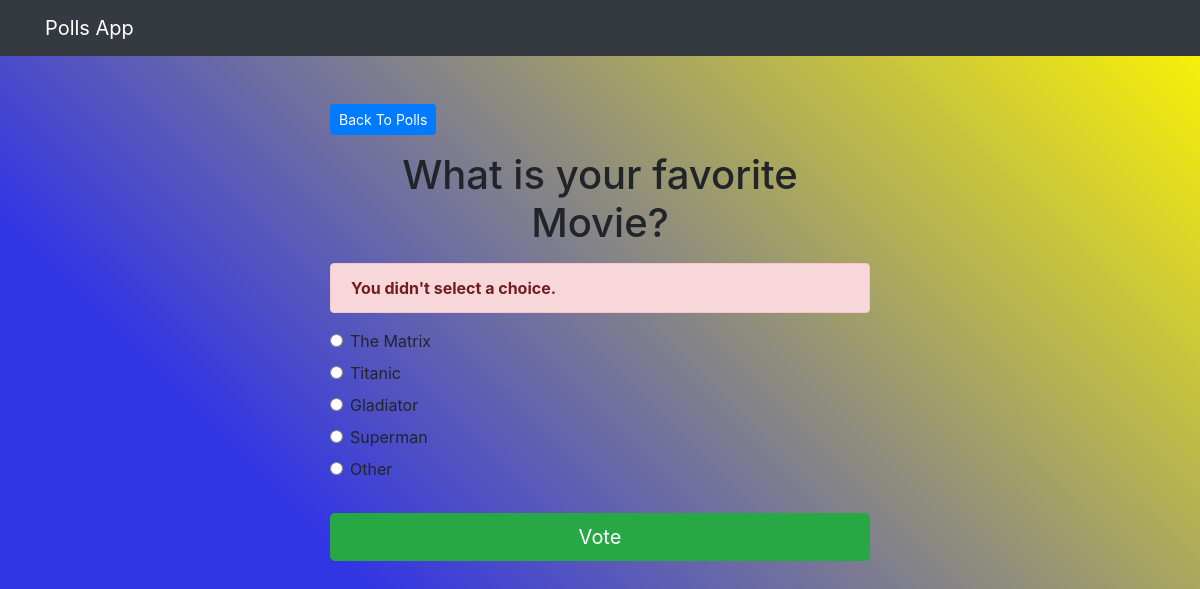
The page /polls1/vote/ on the database its author committed.
### polls/models.py (models this page shows, shortened)
class Question(models.Model):
    question_text = models.CharField(max_length=200)
    pub_date = models.DateTimeField('date published')

class Choice(models.Model):
    question = models.ForeignKey(Question, on_delete=models.CASCADE)
    choice_text = models.CharField(max_length=200)
    votes = models.IntegerField(default=0)

### polls/views.py (the view)
# urls.py: path('<int:question_id>/vote/', views.vote, name='vote')
def vote(request, question_id):
    question = get_object_or_404(Question, pk=question_id)
    try:
        selected_choice = question.choice_set.get(pk=request.POST['choice'])
    except (KeyError, Choice.DoesNotExist):
        return render(request, 'polls/detail.html', {
            'question': question,
            'error_message': "You didn't select a choice.",
        })
    else:
        selected_choice.votes += 1
        selected_choice.save()
        return HttpResponseRedirect(reverse('polls:results', args=(question.id,)))

### templates/polls/detail.html (shortened to what this page needs)
  {% extends 'base.html' %}
  {% block content %}
  <a class="btn btn-primary btn-sm mb-3" href="{% url 'polls:index' %}">Back To Polls</a>
  <h1 class="text-center mb-3">{{ question.question_text }}</h1>
  {% if error_message %}
  <p class="alert alert-danger">
      <strong>{{ error_message }}</strong>
  </p>
  {% endif %}
  <form action="{% url 'polls:vote' question.id %}" method="post">
      {% for choice in question.choice_set.all %}
      <div class="form-check">
          <input type="radio" name="choice" class="form-check-input" id="choice{{ forloop.counter }}"
              value="{{ choice.id }}" />
          <label for="choice{{ forloop.counter }}">{{ choice.choice_text }}</label>
      </div>
      {% endfor %}
      <input type="submit" value="Vote" class="btn btn-success btn-lg btn-block mt-4"/>
  </form>
  {% endblock %}

### static/css/base.css (style rules this page uses)
body { background-image: linear-gradient(45deg, #3235e4 29%, #fff800); height: 100vh; }

### rows shown on the page
Question: question_text "What is your favorite Movie?"
Choice: choice_text "The Matrix"
Choice: choice_text "Titanic"
Choice: choice_text "Gladiator"
Choice: choice_text "Superman"
Choice: choice_text "Other"

### other values the page prints
{{ error_message }} "You didn't select a choice."
